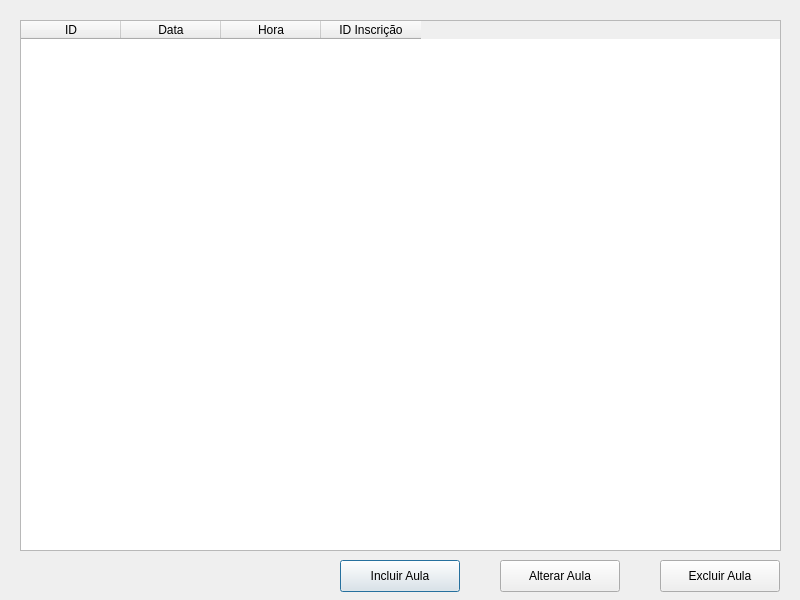
<?xml version="1.0" encoding="UTF-8"?>
<ui version="4.0">
 <class>Dialog</class>
 <widget class="QDialog" name="Dialog">
  <property name="geometry">
   <rect>
    <x>0</x>
    <y>0</y>
    <width>800</width>
    <height>600</height>
   </rect>
  </property>
  <property name="windowTitle">
   <string>Aulas</string>
  </property>
  <widget class="QTableWidget" name="tableAulas">
   <property name="geometry">
    <rect>
     <x>20</x>
     <y>20</y>
     <width>761</width>
     <height>531</height>
    </rect>
   </property>
   <column>
    <property name="text">
     <string>ID</string>
    </property>
   </column>
   <column>
    <property name="text">
     <string>Data</string>
    </property>
   </column>
   <column>
    <property name="text">
     <string>Hora</string>
    </property>
   </column>
   <column>
    <property name="text">
     <string>ID Inscrição</string>
    </property>
   </column>
  </widget>
  <widget class="QPushButton" name="btnIncluir">
   <property name="geometry">
    <rect>
     <x>340</x>
     <y>560</y>
     <width>120</width>
     <height>32</height>
    </rect>
   </property>
   <property name="text">
    <string>Incluir Aula</string>
   </property>
  </widget>
  <widget class="QPushButton" name="btnAlterar">
   <property name="geometry">
    <rect>
     <x>500</x>
     <y>560</y>
     <width>120</width>
     <height>32</height>
    </rect>
   </property>
   <property name="text">
    <string>Alterar Aula</string>
   </property>
  </widget>
  <widget class="QPushButton" name="btnExcluir">
   <property name="geometry">
    <rect>
     <x>660</x>
     <y>560</y>
     <width>120</width>
     <height>32</height>
    </rect>
   </property>
   <property name="text">
    <string>Excluir Aula</string>
   </property>
  </widget>
 </widget>
 <resources/>
 <connections/>
</ui>
